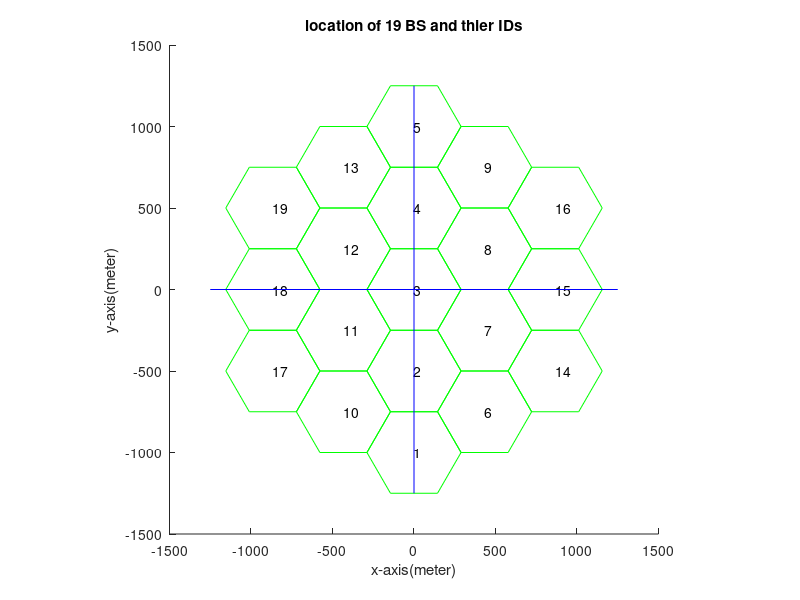

This figure's MATLAB source:
theta = linspace(0,2*pi,7);
D = 500 / (3^0.5);
x_center(1:19) = 0;
y_center(1:19) = 0;
%====================================%
for i = 1:5
    y_center(i) = -1000 + 500*(i-1);
end
for i = 6:9
    x_center(i) = 1.5*D;
    y_center(i) = -750 + 500*(i-6);
end
for i = 10:13
    x_center(i) = -1.5*D;
    y_center(i) = -750 + 500*(i-10);
end
for i = 14:16
    x_center(i) = 3*D;
    y_center(i) = -500 + 500*(i-14);
end
for i = 17:19
    x_center(i) = -3*D;
    y_center(i) = -500 + 500*(i-17);
end
%==========================================%
for i = 1:19
    hold on
    plot(D*cos(theta)+x_center(i),D*sin(theta)+y_center(i),'g-');
    text(x_center(i),y_center(i),num2str(i))
end
axis square;
hold on
plot([-1250,1250],[0,0],'b');
hold on
plot([0,0],[-1250,1250],'b');

hold off

title('location of 19 BS and thier IDs');
xlabel('x-axis(meter)');
ylabel('y-axis(meter)');

%==========================================%
h_bs = 51.5;
h_ms = 1.5;
power_bs = 10^0.3;
g_trans = 10^1.4;
g_rev = 10^1.4;
%=========================================%
ms_x = 250;
ms_y = 0;

ang_min = 0;
ang_max = 2*pi;

minSpeed = 1;
maxSpeed = 15;

minT = 1;
maxT = 6;

%========================================%
position_begin = 3;
position(1:1000) = 0;
noise = 1.38 * (10^-23) * (273+27) * 10 * (10^6);
t = 0;
T = 0;
S = 0;
A = 0;
while t <= 900 
    T = unidrnd(maxT);
    S = 1 + 14*rand();
    A = 2*pi*rand();
    
    for i = 1:T
        d_min = 0;
        check = 0;
        SINR_max = 0;
        ms_x = ms_x + S*cos(A);
        ms_y = ms_y + S*sin(A);
        for j = 1 : 19
            d = sqrt((ms_x-x_center(j))^2+(ms_y-y_center(j))^2);
            if( j == 1 ) 
                d_min = d;
                check = j;
            end
            if( d < d_min ) 
                d_min = d;
                check = j;
            end
        end
        
        if(abs(ms_x-x_center(check))+abs(ms_y-y_center(check))/sqrt(3)) > D || abs(ms_y-y_center(check)) > D*sqrt(3)/2
           ms_x = 0 - ms_x;
           ms_y = 0 - ms_y; 
        end
        
        for j = 1:19
            d = sqrt((ms_x-x_center(j))^2+(ms_y-y_center(j))^2);
            power = (h_bs*h_ms)^2 / d^4 * power_bs * g_trans * g_rev;
            SINR = power/noise;
            if( SINR > SINR_max ) 
                SINR_max = SINR;
                position(t+i) = j;
            end
        end
    end
    
    t = t + T;
end
handover = zeros(900,3);
checkp = position_begin;
count = 0;
ht = 1;
for p = 1:900
    if position(p) ~= checkp
        count = count + 1;
        handover(ht,1) = p;
        handover(ht,2) = checkp;
        handover(ht,3) = position(p);
        checkp = position(p);
        ht = ht + 1;
    end
end
['# of handoff event = ' , num2str(count)]